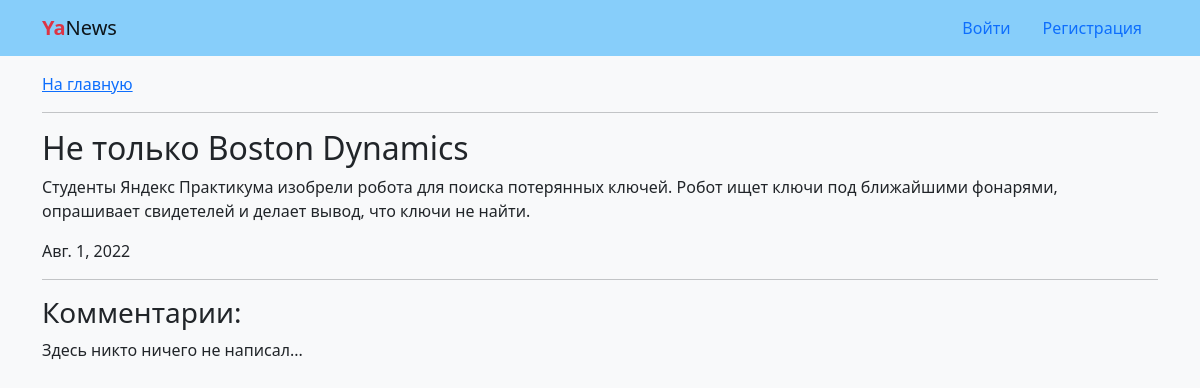
Screenshot of /news/4/ with the database file from the repository.
### news/models.py (models this page shows, shortened)
class News(models.Model):
    title = models.CharField(max_length=50)
    text = models.TextField()
    date = models.DateField(default=datetime.today)
    class Meta:
        ordering = ('-date',)
        verbose_name_plural = 'Новости'
        verbose_name = 'Новость'

### news/views.py (the view, shortened to what this page needs)
# urls.py: path('news/<int:pk>/', views.NewsDetailView.as_view(), name='detail'),
class NewsDetailView(generic.View):
    def get(self, request, *args, **kwargs):
        view = NewsDetail.as_view()
        return view(request, *args, **kwargs)

### news/views.py (called while the page is built)
    def get_object(self, queryset=None):
        obj = get_object_or_404(
            self.model.objects.prefetch_related('comment_set__author'),
            pk=self.kwargs['pk']
        )
        return obj

    def get_context_data(self, **kwargs):
        context = super().get_context_data(**kwargs)
        if self.request.user.is_authenticated:
            context['form'] = CommentForm()
        return context

### templates/news/detail.html (shortened to what this page needs)
{% extends "base.html" %}
{% block content %}
  <a href="{% url 'news:home' %}">На главную</a>
  <hr>
  <h2>{{ news.title }}</h2>
  <p>{{ news.text }}</p>
  <p>{{ news.date }}</p>
  <hr>
  <h3 id="comments">Комментарии:</h3>
  {% for comment in news.comment_set.all %}
    <div>
      <b>{{ comment.author }}</b>, <b>{{ comment.created }}</b>
      <p class="mb-0">{{ comment.text|linebreaksbr }}</p>
      {% if comment.author == user %}
        <a href="{% url 'news:edit' comment.pk %}">Редактировать</a> |
        <a href="{% url 'news:delete' comment.pk %}">Удалить</a>
      {% endif %}
    </div>
    <br>
  {% empty %}
    <p>Здесь никто ничего не написал...</p>
  {% endfor %}
{% endblock content %}

### rows the page displays
News: title "Не только Boston Dynamics", text "Студенты Яндекс Практикума изобрели робота для поиска потерянных ключей. Робот ищет ключи под ближайшими фонарями, опрашивает свидетелей и делает вывод, что ключи не найти.", date "Авг. 1, 2022"
